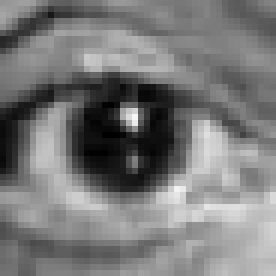
#> input picture Practica4/p4_Part1/images/eye.png, 46 x 46 px (shown 6 times larger); the run also reads 1 picture not shown here
$ jupyter execute --allow-errors p4_2021-2022_Part1.ipynb   (shell and % lines are left out)
#> lines starting #> are read from the running program, lines starting #| are printed output that depends on the picture; long printed decimals are rounded
# Computer Vision - P4

### **Carefully read the file `README.md` as well as the following instructions before start coding.**

## Delivery

Up to **1 point out of 10** will be penalized if the following requirements are not fulfilled:

- Implemented code should be commented.

- The questions introduced in the exercises must be answered.

- Add title to the figures to explain what is displayed.

- Comments and answers need to be in **English**.

- The deliverable must be a file named **P4_Student1_Student2.zip** that includes:
    - The notebook P4_Student1_Student2.ipynb completed with the solutions to the exercises and their corresponding comments.

**Deadline (Campus Virtual): November 2nd, 23:00 h**

[cell 1]
def visualize2(tigre_f,tigre_x,label1,label2):
    #visualize
    fig=plt.figure(figsize=(15,15))
    fig.add_subplot(1,2,1)
    plt.title(label1)
    plt.imshow(tigre_f, cmap='gray')
    plt.xticks([])
    plt.yticks([])
    fig.add_subplot(1,2,2)
    plt.title(label2)
    plt.xticks([])
    plt.yticks([])
    plt.imshow(tigre_x, cmap='gray')

def visualize3(tigre_f,tigre_x,tigre_xb,label1,label2,label3):
    #visualize
    fig=plt.figure(figsize=(15,15))
    fig.add_subplot(1,3,1)
    plt.title(label1)
    plt.imshow(tigre_f, cmap='gray')
    plt.xticks([])
    plt.yticks([])
    fig.add_subplot(1,3,2)
    plt.title(label2)
    plt.xticks([])
    plt.yticks([])
    plt.imshow(tigre_x, cmap='gray')
    fig.add_subplot(1,3,3)
    plt.xticks([])
    plt.yticks([])
    plt.title(label3)
    plt.imshow(tigre_xb, cmap='gray')


# [23 lines left out: function visualize4, not called in this run]

==============================================================================================
## Descriptors extraction for object detection, based on template matching, ORB, and HOG
==============================================================================================

The main topics of Laboratory 4 are:

**FirstPart: Template Matching and Image Descriptors**

    4.1) SSD and Normalized Cross-correlation for template matching

    4.2) HOG image descriptor for object (person) detection

**Second Part: Image matching**

    4.3) Recognition by correspondance, based on feature extraction (ORB)

In order to complete this practicum, the following concepts need to be understood: template matching, feature localization (Harris, Censure), feature descriptor (HOG,ORB, Sift) methods.

It is highly recommendable to structure the code in functions in order to reuse code for different tests and images and make it shorter and more readable. Specially the visualization commands should be encapsulated in separate functions.

## 1 Template matching

**1.1** Given the image 'einstein.png' and the template image 'eye.png', detect the location of the template in the image comparing the use of:
- SSD distance (hint: norm() in numpy.linalg).
- normalized cross-correlation (hint: match_template() of skimage.feature).

Don't forget to normalize the images (having pixel values between [0,1]) before comparing them.

[cell 2]
# Show the original image and the template image
from skimage import io
from matplotlib import pyplot as plt
import numpy as np

plt.subplot(1,2,1)
eye=io.imread('./images/eye.png')
#> eye is the input picture: shape (46, 46, 4); mean R, G, B, A 121.1, 121.1, 121.1, 255
plt.imshow(eye)
plt.axis('off')

plt.subplot(1,2,2)
einstein=io.imread('./images/einstein.png')
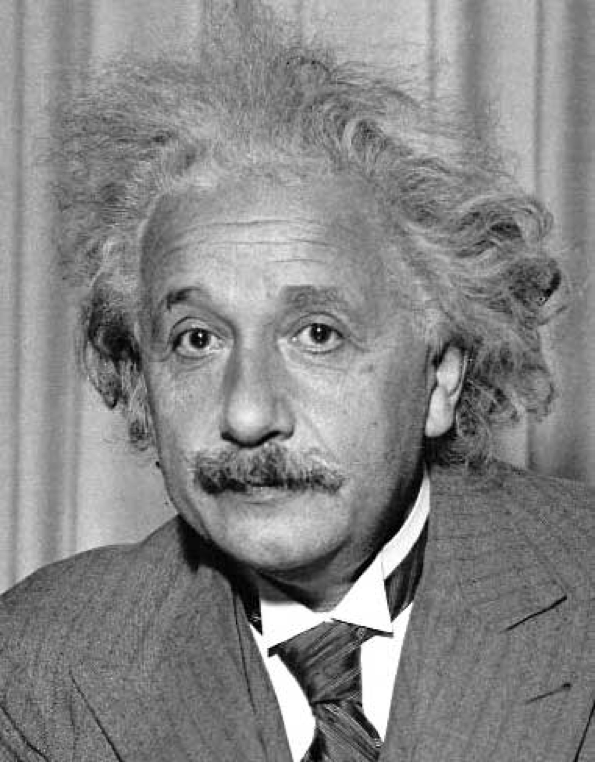
#> input picture Practica4/p4_Part1/images/einstein.png, 595 x 762 px
#> einstein is the input picture: shape (762, 595, 4); mean R, G, B, A 134.4, 134.4, 134.4, 255
plt.imshow(einstein)
plt.axis('off')

plt.show()

Create a function for template matching applying SSD distance and normalized cross-correlation and display the results in the following format:


**Use titles in all figures to understand what is being displayed.**

[cell 3]
from skimage.color import rgb2gray
from skimage.feature import match_template
from skimage import img_as_float

einstein = io.imread('./images/einstein.png')
eye = io.imread('./images/eye.png')

einstein = rgb2gray(img_as_float(einstein))
#> einstein: shape (762, 595) float64
eye = rgb2gray(img_as_float(eye))
#> eye: shape (46, 46) float64


print(einstein.max(), einstein.min())
#| 1.0 0.0
einstein_ncc = match_template(einstein, eye)
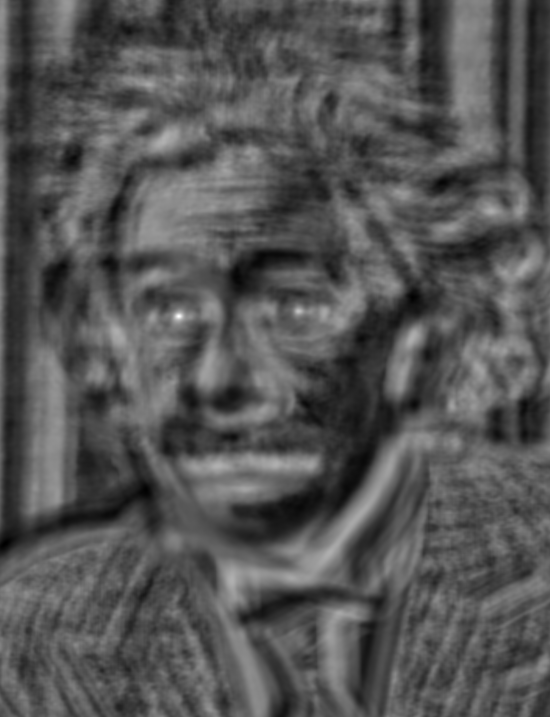
#> einstein_ncc: shape (717, 550) float64; min -0.521, max 0.977, mean -0.0222; drawn with min black and max white

visualize2(einstein, eye, 'Image', 'Pattern')

[cell 4]
import numpy as np
from numpy import linalg

einstein_2 = einstein.copy()

def normalize(image): return (image[:,:]- image.min())/(image.max() - image.min())


# [19 lines left out: function ssd, not called in this run]


def ssd_fast(image, pattern):

    pattern = normalize(pattern)
    image = normalize(image)

    x = image.shape[0]
#> x = 762
    y = image.shape[1]
#> y = 595
    i = pattern.shape[0]
#> i = 46
    j = pattern.shape[1]
#> j = 46

    return normalize(np.array([[np.linalg.norm(np.linalg.norm(pattern-image[n:n+i,m:m+j])) for m in range(0, y-j)] for n in range(0,x-i)]))

#a = ssd(einstein_nc, eye)
einstein_ed = ssd_fast(einstein_2, eye)

io.imshow(einstein_ed, cmap='gray')
plt.show()

[cell 5]
#thresholds

def mask_ssd(image, threshold):
    mask = np.ones(image.shape)
    mask[image > threshold] = 0
    return mask

def mask_ncc(image, threshold):
    mask = np.ones(image.shape)
    image = normalize(image)
    mask[image <= image.max() - threshold] = 0
    return mask

einstein_ncc_mask = np.ones(einstein_ncc.shape)
einstein_ed_mask = np.ones(einstein_ed.shape)

einstein_ncc = normalize(einstein_ncc)

einstein_ncc_mask[einstein_ncc <= einstein_ncc.max()-0.296] = 0
einstein_ed_mask[einstein_ed > 0.296] = 0

visualize3(einstein, einstein_ncc, einstein_ed,
           'Einstein', 'SSD', 'Normalided cross-correlation')
visualize3(eye, mask_ncc(einstein_ncc, 0.296), mask_ssd(einstein_ed, 0.296),
           'Template', 'Thresholded euclidean distance', 'Thresholded Normalizedcrosscorrelation distance')
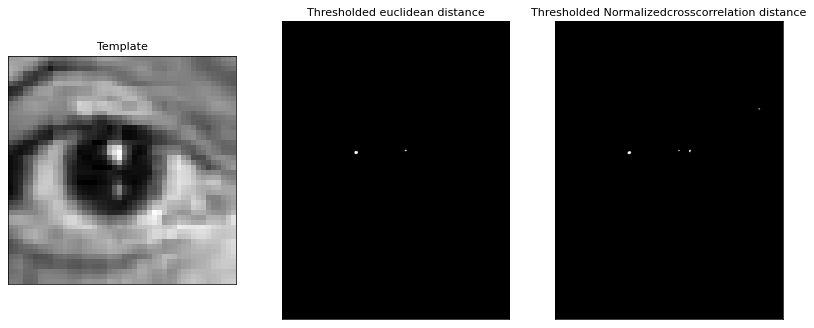
#> figure drawn by matplotlib, 3 panels

**1.2** How does the result of the template matching change if the image changes its contrast (for example if you make it clearer or darker)? 1.2 How does the result of the template matching change if the image changes its contrast (for example if you make it clearer or darker)?

Similarly to the previous case, please, visualize the euclidean distance and normalized cross-correlation images as well as the binarized (thresholded) images in the two cases.

Note: Use titles of the figures to explain what is displayed.

Similarly to the previous case, please, visualize the euclidean distance and normalized cross-correlation images as well as the binarized (thresholded) images in the two cases.

**Note:** Use titles of the figures to explain what is displayed.

Read `einstein_br.png` and display the results on this image, using `eye.png` as template:

[cell 6]
einstein_br = np.array(io.imread('images/einstein_br.png'))

ebr_ssd = ssd_fast(einstein_br, eye)
#> in normalize (call 8), `def normalize(image): return (image[:,:]- image.min())/(image.max() - ..`:
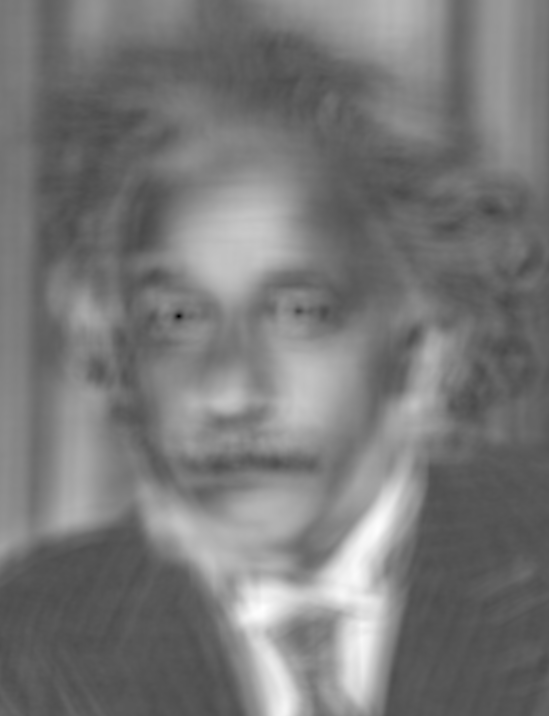
#> returned value: shape (716, 549) float64; min 0, max 1, mean 0.472
ebr_ncc = match_template(einstein_br, eye)

visualize3(einstein_br, ebr_ssd, ebr_ncc, 'Image', 'SSD', 'NCC')

Print the minimum SSD and the maximum Normalized Cross-Correlation (NCC)

[cell 7]
print('SSD: ', ebr_ssd.max(), ebr_ssd.min())
#| SSD:  1.0 0.0
print('NCC: ', ebr_ncc.max(), ebr_ncc.min())
#| NCC:  0.9768 -0.5213

Read `einstein_mask.png` and display the results on this image, using the `eye.png` template:

[cell 8]
einstein_mask = np.array(io.imread('images/einstein_mask.png'))
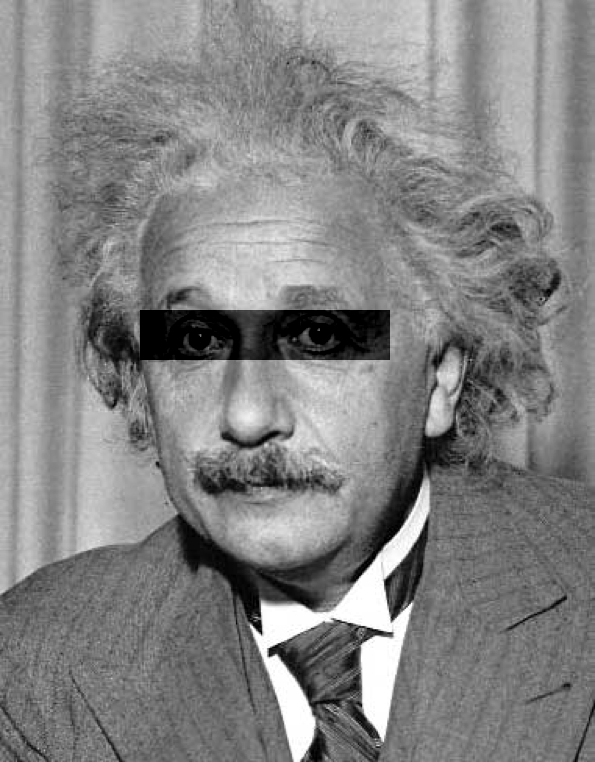
#> input picture Practica4/p4_Part1/images/einstein_mask.png, 595 x 762 px
#> einstein_mask is the input picture: shape (762, 595) uint16; min 0, max 65535, mean 33730.1

mask_ssd = ssd_fast(einstein_mask, eye)
#> in normalize (call 11), `def normalize(image): return (image[:,:]- image.min())/(image.max() - ..`:
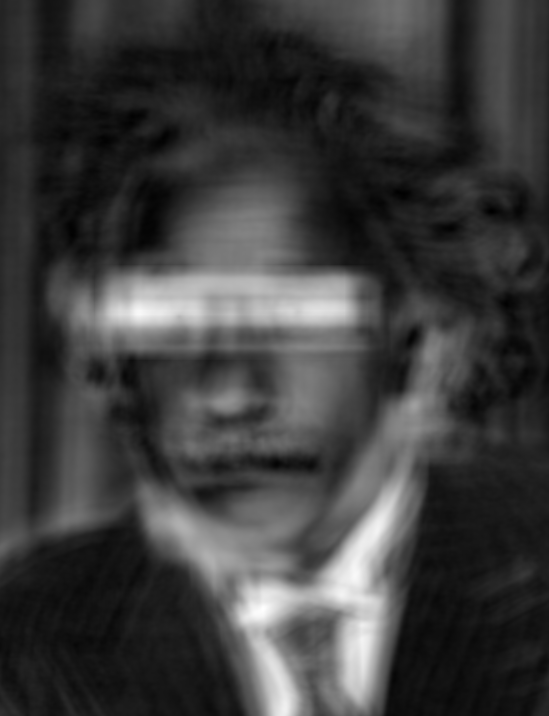
#> returned value: shape (716, 549) float64; min 0, max 1, mean 0.24
mask_ncc = match_template(einstein_mask, eye)
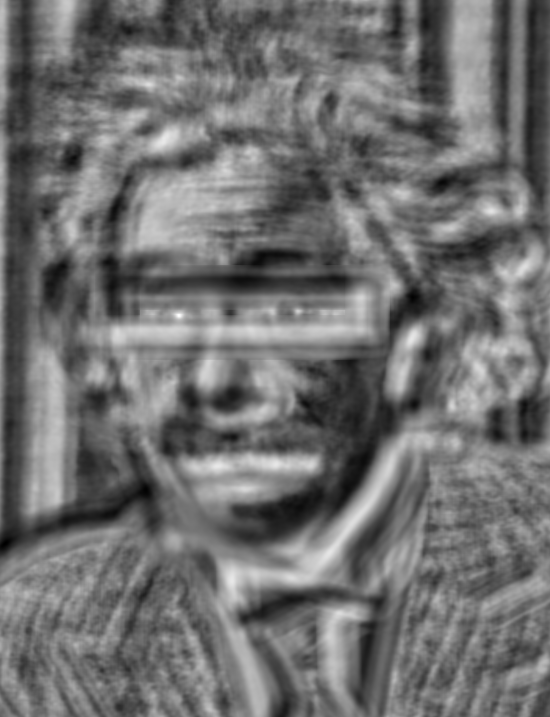
#> mask_ncc: shape (717, 550) float64; min -0.521, max 0.617, mean -0.0224; drawn with min black and max white

visualize3(einstein_mask, mask_ssd, mask_ncc, 'Image', 'SSD', 'NCC')

Print the minimum SSD and the maximum NCC

[cell 9]
print('SSD: ', ebr_ssd.max(), ebr_ssd.min())
#| SSD:  1.0 0.0
print('NCC: ', ebr_ncc.max(), ebr_ncc.min())
#| NCC:  0.9768 -0.5213

What are the distances between the template and the image around the eyes of the image?

[cell 10]
#què cony s'ha de fer aquí?¿=?)?¿?¿?¿?¿?¿?

Comment the template matching process:
* Is the algorithms affected by contrast changes in the image?
* How do metrics (i.e. minimum euclidean distance and maximum NCC) change in all previous cases? Is there a big difference among these values?
* What parameters it has and which measure for image comparisons works better.

Answers:
* Yes. Changing the contrast implies changing the numeric value of each pixel augmenting the standard deviation of the cum of all te pixels (ie, the whites become more white, the dark ones more darker and the middle ones tend to one or another).
* Yes but barely results based, but there isn't a big difference on the results. CHosing the same threshold for the two images gives almost the same result
* It only has the threshold in the detection of the distnace, which is a good thing for certain types of images (industrial pieces, very concrete parts of images etc)

**1.3** How does the result of the template matching change if instead the template is the one that changes its contrast (for example if you make it clearer or darker)? To this purpose, use the `eye_br.png` template.

[cell 11]
eye = io.imread('./images/eye_br.png')
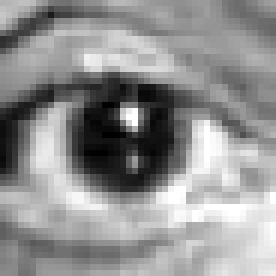
#> input picture Practica4/p4_Part1/images/eye_br.png, 46 x 46 px (shown 6 times larger)
#> eye is the input picture: shape (46, 46) uint16; min 0, max 65535, mean 37298.8

ncc = ssd_fast(einstein, eye)
#> in normalize (call 14), `def normalize(image): return (image[:,:]- image.min())/(image.max() - ..`:
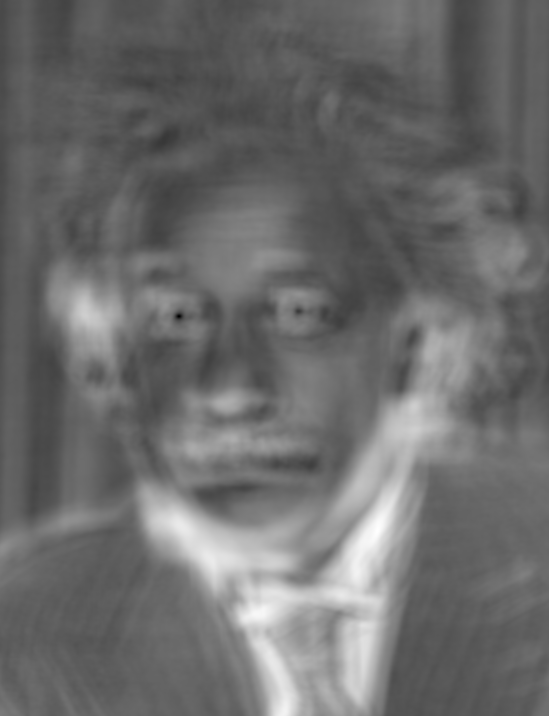
#> returned value: shape (716, 549) float64; min 0, max 1, mean 0.423
ed = match_template(einstein, eye)

#thresholds

einstein_ncc_mask = np.ones(ncc.shape)
einstein_ed_mask = np.ones(ed.shape)

einstein_ncc = normalize(ncc)

einstein_ncc_mask[ncc <= ncc.max()-0.296] = 0
einstein_ed_mask[ed > 0.296] = 0

#todo imprimir i conclusions

Check how the result changes if the template is rotated.

Visualize the template and its rotation by 2º, 5º, 10º, 15º and 20º. Obtain again the template matching using the Euclidean distance and normalized cross-correlation.

**Help:** use the function rotate() in skimage.transform

[cell 12]
from skimage.transform import rotate

rotations = [2.0,5.0,10.0,15.0,20.00]

for r in rotations:
    reye = rotate(eye, r)
    ncc = ssd_fast(einstein, reye)
    ed = match_template(einstein, reye)
#> this loop made 5 passes
#> pass 1, `reye = rotate(eye, r)`:
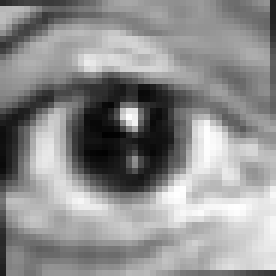
#> reye: shape (46, 46) float64 (shown 6 times larger); min 0.00639, max 1, mean 0.558

    #visualize3

    #todo imprimir i mascara

Comment the template matching process:
* Please, explain briefly the algorithm, including advantages and disadvantage
* Is the algorithms affected by contrast changes in the tempate image?
* What parameters it has and which measure for image comparisons works better.

Answers:
* We superpose the eye in all the possible ways above the image and calculate the distance with the pattern and the image (NCC is the algebraic norm and ED the euclidean distance). Neverless, analizing the minimums and the maximums of those images respectively gives us the pixel where the pattern coincides the best.
* It affects the same way. Moving one meter to the left is the same as moving minus one meter to the right
* It only has the threshold in the detection of the distnace, which is a good thing for certain types of images (industrial pieces, very concrete parts of images etc)

# 2 Histogram of Oriented Gradients

In this section we will treat the following topic: HOG image descriptor. Application to person detection.

The Histogram of Oriented Gradients (HOG) feature descriptor is classical image descriptor for object detection.

Given the image `person_template.png` and the folder `/images/TestPersonImages/`, apply the HOG descriptor in order to detect where there is a person in the images. To this purpose, apply the "sliding window" technique. We use images from GRAZ 01 data from [INRIA datasets](http://pascal.inrialpes.fr/data/human/).

**2.1.** Read the template (`person_template.png`), obtain its HOG descriptor (with the optimal parameters) and visualize it.

Help: the HOG detector function is in the skimage.feature library ([Help](http://scikit-image.org/docs/dev/auto_examples/features_detection/plot_hog.html#sphx-glr-auto-examples-features-detection-plot-hog-py)).

[cell 13]
from skimage.feature import hog

PPC = (4,4)
CPB = (2,2)

#> (the rest of this cell did not finish here and is left out)

**2.2.** Apply the HOG descriptor on the complete set of images for person detection.

a) Read images from the folder "TestPersonImages", slide a window on each image, obtain the HOG descriptor and compare to the HOG descriptor of the person template.

b) Visualize the location in the image that is the most similar to the person template using the distance between the template and test image descriptors.

Display the results of every person detection following this format:

[cell 14]
#aquí s'ha de fer un ssd primer entre els fd dels hogs de imatge 1 i imatge 2. Un cop es tenen fets
#ja pots calcular la distancia entre el match de l'ssd i la teva foto, ja que tenen imatges diferents.
from skimage.io import ImageCollection
from numpy.linalg import norm

# [20 lines left out: function visualize_cars, not called in this run]


ic = io.ImageCollection('images/TestPersonImages/*.bmp')
#> ic = []

"""
hogs = [hog(image, orientations=8, pixels_per_cell=PPC,
                cells_per_block=CPB, visualize=True) for image in ic]
best_matching = [ssd_fast(hog_person[0], hog[0]) for hog in hogs]
im_result=np.zeros((im.shape))
"""

#> (the rest of this cell did not finish here and is left out)
